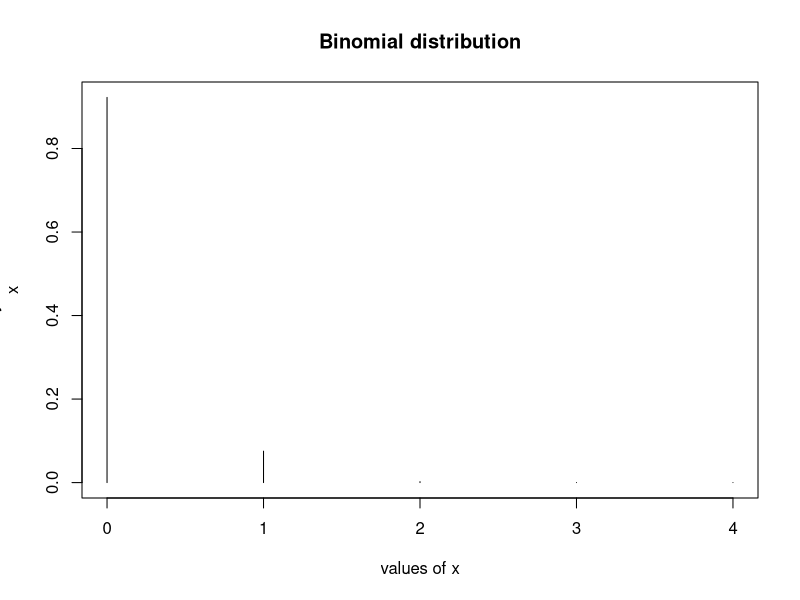

This chart was generated by the following R code:
#Four coins are tossed simultaneously. What is the probability of getting (i) 2 heads (ii) atleast 2 heads
#(iii) atmost 2 heads (iv) Expectation of x (v) Variance of x (vi) Visualize the probability distribution

# number of trials
n=4
n
## [1] 4
#probability of success
p=0.02
p
## [1] 0.02
# (i) probability of getting exactly 2 heads
dbinom(2,n,p)
## [1] 0.00230496
# (ii) probability of getting atleast 2 heads
sum(dbinom(2:4,n,p))
## [1] 0.00233648
#or
1-pbinom(1,n,p)
## [1] 0.00233648
# (iii) probability of getting atmost 2 heads
sum(dbinom(0:2,n,p))
## [1] 0.9999685
# or
pbinom(2,n,p)
## [1] 0.9999685
#(iv) Expectation of x
x=0:n
px=dbinom(x,n,p)
Ex=weighted.mean(x,px)
Ex
## [1] 0.08
# (v) variance of x
Varx=weighted.mean(x*x,px)-(weighted.mean(x ,px))^2
Varx
## [1] 0.0784
# (vi) Visualize probability distribution
plot(x,px,type="h",xlab="values of x",ylab="Probability distribution of
x",main="Binomial distribution")